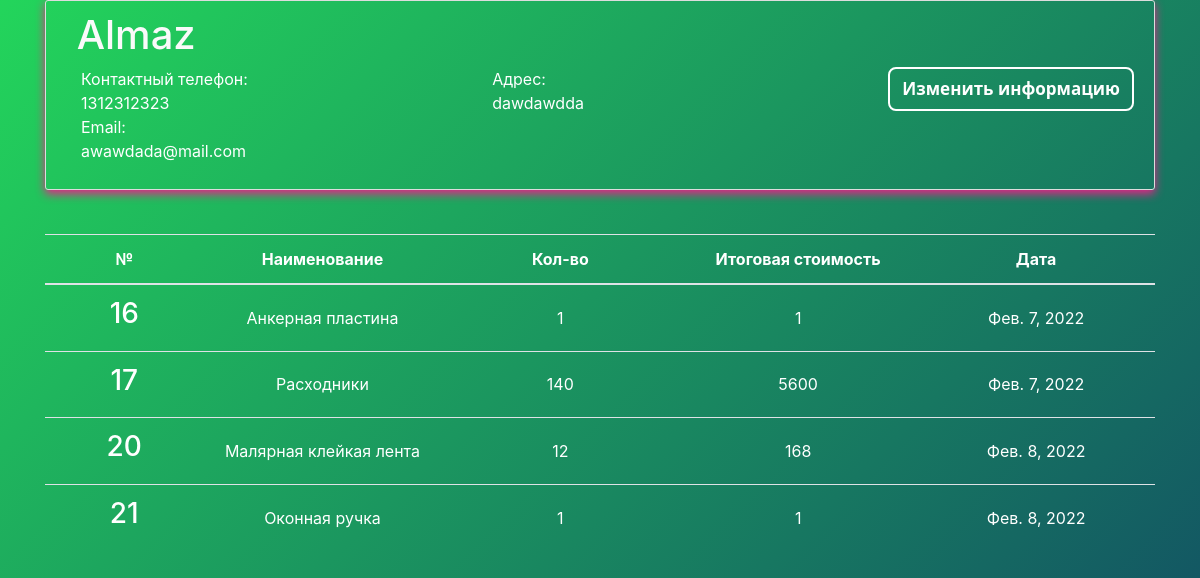
The page /transactions/suppliers/Almaz on the database as committed earlier.
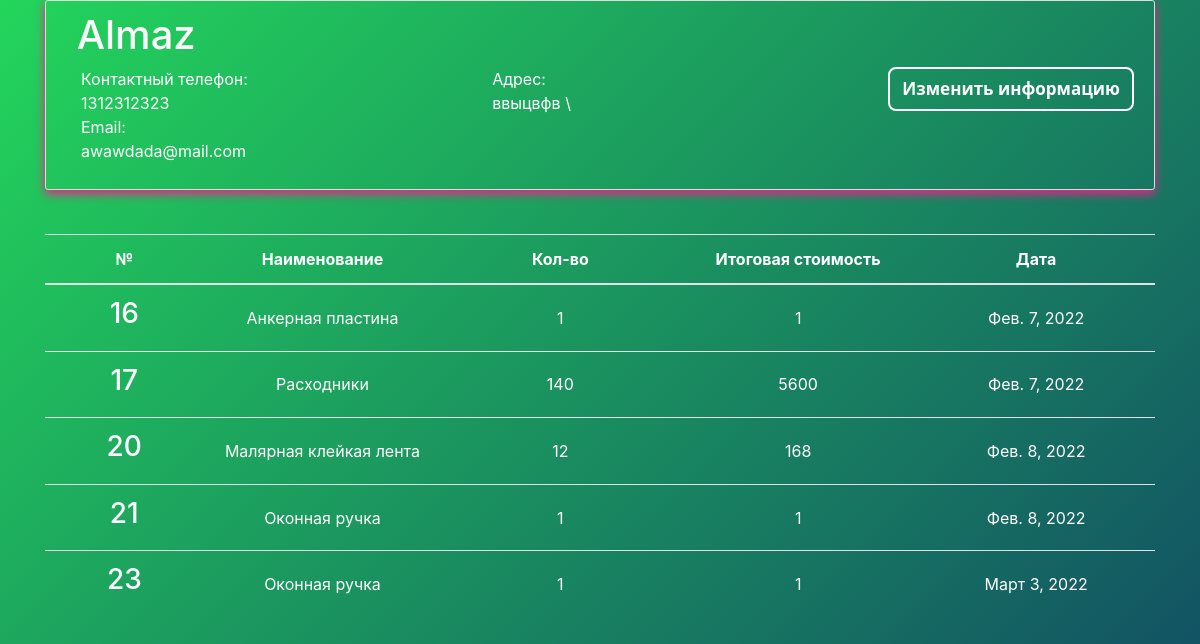
The same page on the database as committed later.
### transactions/models.py (models this page shows, shortened)
class Supplier(models.Model):
    id = models.AutoField(primary_key=True)
    name = models.CharField(max_length=150)
    phone = models.CharField(max_length=12, unique=True)
    address = models.CharField(max_length=200)
    email = models.EmailField(max_length=254, unique=True)
    is_deleted = models.BooleanField(default=False)

class PurchaseBill(models.Model):
    billno = models.AutoField(primary_key=True)
    time = models.DateTimeField(auto_now=True)
    supplier = models.ForeignKey(Supplier, on_delete = models.CASCADE, related_name='purchasesupplier')
    def get_items_list(self):
        return PurchaseItem.objects.filter(billno=self)
    def get_total_price(self):
        purchaseitems = PurchaseItem.objects.filter(billno=self)
        total = 0
        for item in purchaseitems:
            total += item.totalprice
        return total

class PurchaseItem(models.Model):
    billno = models.ForeignKey(PurchaseBill, on_delete = models.CASCADE, related_name='purchasebillno')
    stock = models.ForeignKey(Stock, on_delete = models.CASCADE, related_name='purchaseitem')
    quantity = models.IntegerField(default=1)
    perprice = models.IntegerField(default=1)
    totalprice = models.IntegerField(default=1)

### transactions/views.py (the view)
class SupplierView(View):
    def get(self, request, name):
        supplierobj = get_object_or_404(Supplier, name=name)
        bill_list = PurchaseBill.objects.filter(supplier=supplierobj)
        page = request.GET.get('page', 1)
        paginator = Paginator(bill_list, 10)
        try:
            bills = paginator.page(page)
        except PageNotAnInteger:
            bills = paginator.page(1)
        except EmptyPage:
            bills = paginator.page(paginator.num_pages)
        context = {
            'supplier'  : supplierobj,
            'bills'     : bills
        }
        return render(request, 'suppliers/supplier.html', context)

### transactions/templates/suppliers/supplier.html (shortened to what this page needs)
{% extends "base.html" %}
{% block content %}
    <div class="content-section">
        <div class="media">
            <div class="media-body">
                <h2 style="color:#fafafa;" class="account-heading">&nbsp;{{ supplier.name }}</h2>
                <a href="{% url 'edit-supplier' supplier.pk %}" class="btn ghost-button" style="float: right;">Изменить информацию</a>
                <div class="row">
                    <div class="col-md-6">
                        <p class="fal">
                            Контактный телефон: &nbsp; <br>
                            {{ supplier.phone }} <br>
                            Email:&nbsp;&nbsp;&nbsp;&nbsp;<br>
                            {{ supplier.email }} <br>
                        </p>
                    </div>
                    <div class="col-md-6">
                        <p class="fal">
                            Адрес: <br>
                            {{ supplier.address}}
                        </p>
                    </div>
                </div>
            </div>
        </div>
    </div>
    <table class="table table-css">
        <br>
        <thead class="thead-inverse align-middle">
            <tr>
                <th width="10%">№</th>
                <th width="15%">Наименование</th>
                <th width="15%">Кол-во</th>
                <th width="15%">Итоговая стоимость</th>
                <th width="15%">Дата</th>
            </tr>
        </thead>
        <tbody>
            {% for purchase in bills %}
            <tr>
                <td class="align-middle"> <h3>{{ purchase.billno }}</h3> </td>
                <td class="align-middle">{% for item in purchase.get_items_list %} {{ item.stock.name }} <br> {% endfor %}</td>
                <td class="align-middle">{% for item in purchase.get_items_list %} {{ item.quantity }} <br> {% endfor %}</td>
                <td class="align-middle">{{ purchase.get_total_price }}</td>
                <td class="align-middle">{{ purchase.time.date }}</td>
            </tr>
            {% endfor %}
        </tbody>
    </table>
</div>
{% endblock content %}

### homepage/templates/base.html (shortened to what this page needs)
{% load static %}
<!DOCTYPE html>
<html lang="en">
<head>
    <link rel="stylesheet" type="text/css" href="{% static 'bootstrap/bootstrap.min.css' %}">
    <link rel="stylesheet" type="text/css" href="{% static 'css/main.css' %}">
    <link rel="stylesheet" type="text/css" href="{% static 'css/sidebar.css' %}">
    <link rel="stylesheet" type="text/css" href="{% static 'css/dialogbox.css' %}">
</head>
<body>
    <main id="wrapper">
                    <div class="container">
                        {% block content %}{% endblock content %}
            <br>
    </main>
</body>
</html>

### homepage/static/css/main.css (style rules this page uses)
body, html { height: 100%; background: linear-gradient(-45deg, #ee7752, #9b1a4d, #0b1967, #23d55b); background-size: 400% 400%; animation: gradient 150s ease infinite; }
.fal { color:white; }
p { color:white; }
a { color:#FF9DF0; }
.table-css { color:#ffffff; }
h1, h2, h3, h4, h5, h6 { color: #ffffff; }
.content-section { background: transparent; box-shadow: 0 4px 10px #ea2088; color:white; padding: 10px 20px; border: 1px solid #dddddd; border-radius: 3px; margin-bottom: 20px; }
.account-heading { font-size: 2.5rem; }
.align-middle { text-align: center; }
.ghost-button { color: rgb(255, 255, 255); background-color: transparent; border: 2px solid rgb(255, 255, 255); font-size: 17px; padding: 7px 12px; font-weight: bolder; transition-duration: 0.2s; display: inline-block; text-decoration: none; font-family: 'Open Sans', sans-serif; min-width: 120px; border-radius: 8px; }

### homepage/static/css/sidebar.css (style rules this page uses)
#wrapper { display: flex; width: 100%; align-items: stretch; }

Rows that differ between the two databases and show on the page:
changed Supplier "Almaz": address "dawdawdda" → "ввыцвфв \\"
added PurchaseBill: billno "23", get_total_price "1", time "Март 3, 2022"
added PurchaseItem: stock.name "Оконная ручка", quantity "1"
